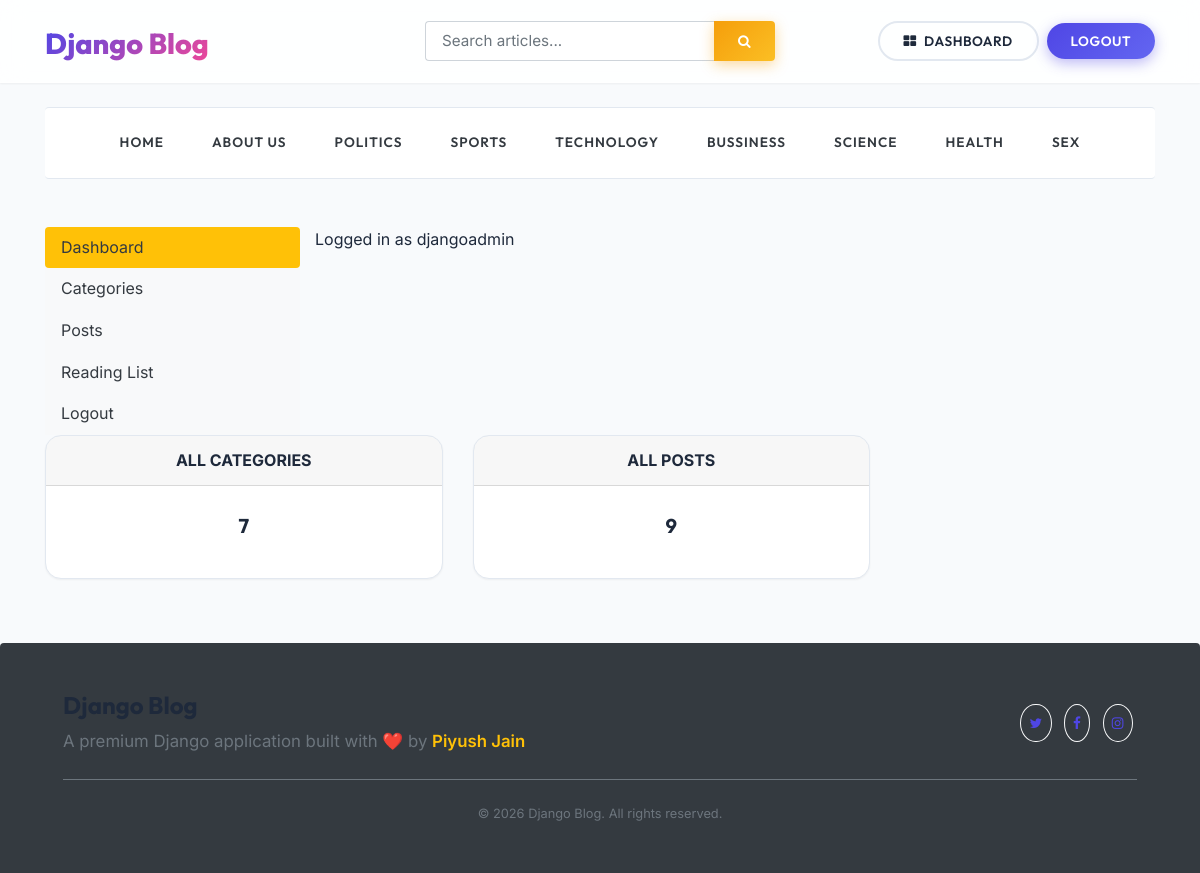
Before: /dashboard/ (signed in) with the older database file.
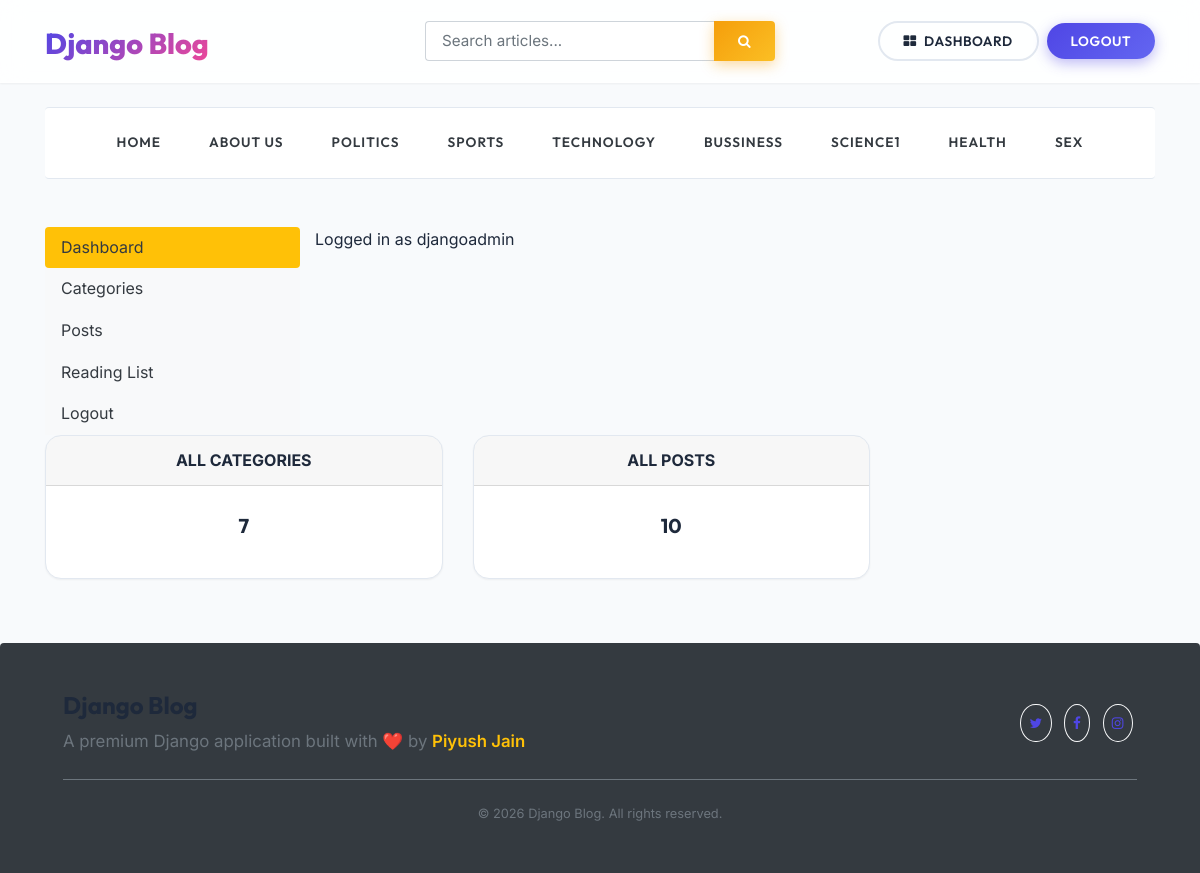
After: the same page with the newer database file.
### blogs/models.py (models this page shows, shortened)
class Category(models.Model):
    Category_name = models.CharField(max_length=50, unique=True)
    created_at = models.DateTimeField(auto_now_add=True)
    updated_at = models.DateTimeField(auto_now=True)
    class Meta:
        verbose_name_plural = 'categories'

### dashboards/views.py (the view)
# urls.py: path('dashboard/',include('dashboards.urls')),
@login_required(login_url='login')
def dashboard(request):
    category_count = Category.objects.all().count()
    blogs_count = Blog.objects.all().count()
    context = {
        'category_count': category_count,
        'blogs_count': blogs_count,
    }
    return render(request, 'dashboard/dashboard.html', context)

### blogs/context_processors.py (called while the page is built)
def get_categories(request):
    categories = Category.objects.all()
    return dict(categories = categories)

def get_social_links(request):
    social_links= SocialLinks.objects.all()
    return dict(social_links = social_links)

### templates/dashboard/dashboard.html
{% extends 'base.html' %}
{% block content %}
<div class ="row">
{% include 'dashboard/sidebar.html' %}
    <span> Logged in as {{user}}</span>
    <div class="col-md-9">
        <div class="row">
            <div class="col">
                <div class="card border-default mb-3">
                    <div class="card-header text-center text-uppercase font-weight-bold">All Categories</div>
                    <div class="card-body text-dark">
                        <h5 class="card-title text-center">{{category_count}}</h5>
                    </div>
                </div>
            </div>
            <div class="col">
                <div class="card border-default mb-3">
                    <div class="card-header text-center text-uppercase font-weight-bold">All Posts</div>
                    <div class="card-body text-dark">
                        <h5 class="card-title text-center">{{blogs_count}}</h5>
                    </div>
                </div>
            </div>
        </div>
    </div>
</div>
{% endblock %}

### templates/base.html (shortened to what this page needs)
{% load static %}
<!DOCTYPE html>
<html lang="en">
<head>
    <link href="https://getbootstrap.com/docs/4.0/dist/css/bootstrap.min.css" rel="stylesheet">
    <link rel="stylesheet" href="https://cdnjs.cloudflare.com/ajax/libs/font-awesome/4.7.0/css/font-awesome.min.css">
    <link href="{% static 'css/blog.css' %}" rel="stylesheet">
</head>
<body>
<div class="glass-nav py-3 mb-4">
    <div class="container">
        <header class="row flex-nowrap justify-content-between align-items-center">
            <div class="col-4 pt-1">
                <a class="blog-header-logo" href="{% url 'home' %}">Django Blog</a>
            </div>
            <div class="col-4">
                <form action="{% url 'search' %}" method="GET" class="w-100">
                    <div class="input-group drop-shadow-sm">
                        <input class="form-control border-right-0 form-control-lg rounded-left"
                               type="text"
                               name="keyword"
                               placeholder="Search articles..."
                               aria-label="Search articles"
                               style="font-family: var(--font-body); font-size: 0.95rem;">
                        <div class="input-group-append">
                            <button class="btn btn-warning rounded-right px-4" type="submit" style="border-top-left-radius: 0; border-bottom-left-radius: 0;">
                                <i class="fa fa-search"></i>
                            </button>
                        </div>
                    </div>
                </form>
            </div>
            {% if not user.is_authenticated %}
            <div class="col-4 d-flex justify-content-end align-items-center">
                <a class="btn btn-outline-secondary mr-2" href="{% url 'register' %}">Register</a>
                <a class="btn btn-primary px-4" href="{% url 'login' %}">Log In</a>
            </div>
            {% else %}
            <div class="col-4 d-flex justify-content-end align-items-center">
                <a href="{% url 'dashboard' %}" class="btn btn-outline-secondary mr-2">
                    <i class="fa fa-th-large mr-1"></i> Dashboard
                </a>
                <a href="{% url 'logout' %}" class="btn btn-primary px-4">Logout</a>
            </div>
            {% endif %}
        </header>
    </div>
</div>
<div class="container">
    <div class="category-nav py-2 shadow-sm rounded mb-5">
        <nav class="nav d-flex justify-content-center text-center">
            <a class="p-3 text-dark mx-2" href="{% url 'home' %}">HOME</a>
            <a class="p-3 text-dark mx-2" href="{% url 'about_page' %}">ABOUT US</a>
            {% for i in categories %}
            <a class="p-3 text-dark mx-2" href="{% url 'posts_by_category' i.id %}">
                {{ i.Category_name }}
            </a>
            {% endfor %}
        </nav>
    </div>
    {% block content %}
    {% endblock %}
</div>
<footer class="blog-footer bg-dark text-white rounded-top mt-5 p-5">
    <div class="container text-center">
        <div class="row align-items-center">
            <div class="col-md-6 text-md-left mb-3 mb-md-0">
                <h4 class="font-weight-bold" style="font-family: var(--font-heading);">Django Blog</h4>
                <p class="mb-0 text-muted">A premium Django application built with ❤️ by <a href="#" class="text-warning">Piyush Jain</a></p>
            </div>
            <div class="col-md-6 text-md-right">
                <a href="#" class="btn btn-outline-light rounded-circle p-2 mx-1"><i class="fa fa-twitter"></i></a>
                <a href="#" class="btn btn-outline-light rounded-circle p-2 mx-1"><i class="fa fa-facebook"></i></a>
                <a href="#" class="btn btn-outline-light rounded-circle p-2 mx-1"><i class="fa fa-instagram"></i></a>
            </div>
        </div>
        <hr class="my-4 bg-secondary border-0" style="height: 1px;">
        <p class="small text-muted mb-0">© {% now "Y" %} Django Blog. All rights reserved.</p>
    </div>
</footer>
</body>
</html>

Changed rows visible on the page:
changed Category: Category_name "SCIENCE" → "SCIENCE1"
Other visible differences:
{{ blogs_count }}: "9" → "10"
